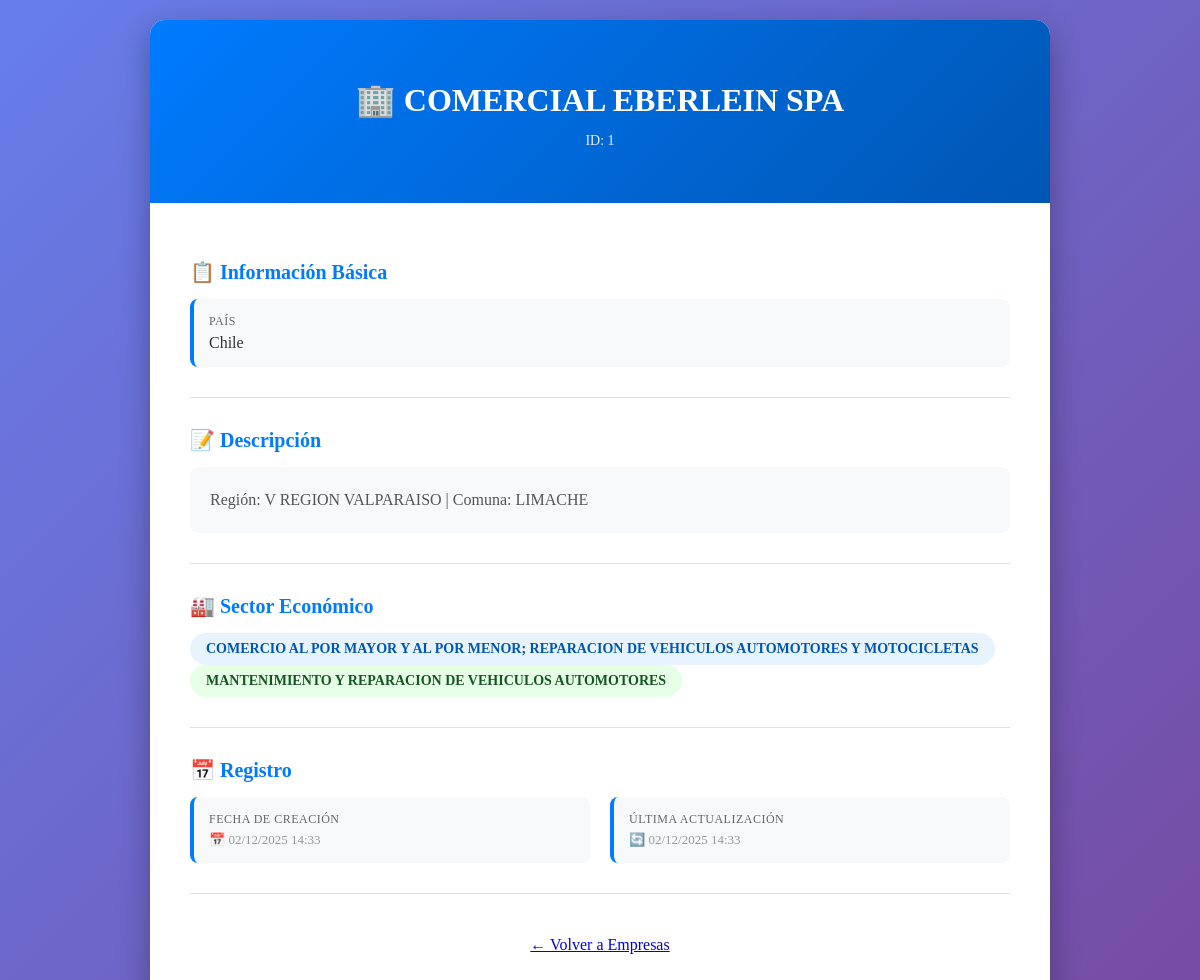
Page /empresa/1/ on the committed database.
### core/models.py (models this page shows, shortened)
class Enterprise(models.Model):
    name = models.CharField(max_length=255)
    description = models.TextField(blank=True, null=True)
    country = models.CharField(max_length=100, default='Chile')
    website = models.URLField(blank=True, null=True)
    industry = models.ForeignKey(Industry, on_delete=models.SET_NULL, null=True, blank=True, related_name='enterprises')
    sub_industry = models.ForeignKey(Sub_industry, on_delete=models.SET_NULL, null=True, blank=True, related_name='enterprises')
    created_at = models.DateTimeField(auto_now_add=True)
    updated_at = models.DateTimeField(auto_now=True)

class Industry(models.Model):
    name = models.CharField(max_length=255, unique=True)
    description = models.TextField(blank=True, null=True)
    created_at = models.DateTimeField(auto_now_add=True)
    updated_at = models.DateTimeField(auto_now=True)
    class Meta:
        verbose_name_plural = "Industries"

class Sub_industry(models.Model):
    industry = models.ForeignKey(Industry, on_delete=models.CASCADE, related_name='sub_industries')
    name = models.CharField(max_length=255)
    description = models.TextField(blank=True, null=True)
    created_at = models.DateTimeField(auto_now_add=True)
    updated_at = models.DateTimeField(auto_now=True)
    class Meta:
        unique_together = ['industry', 'name']
        verbose_name_plural = "Sub Industries"

### core/views.py (the view)
# urls.py: path('empresa/<int:enterprise_id>/', views.enterprise_detail, name='enterprise_detail'),
def enterprise_detail(request, enterprise_id):
    enterprise = get_object_or_404(
        Enterprise.objects.select_related('industry', 'sub_industry'),
        id=enterprise_id
    )
    return render(request, 'core/enterprise_detail.html', {
        'enterprise': enterprise
    })

### core/templates/core/enterprise_detail.html (shortened to what this page needs)
<!DOCTYPE html>
<html lang="es">
<head>
</head>
<body>
    <div class="enterprise-container">
        <div class="enterprise-header">
            <h1>🏢 {{ enterprise.name }}</h1>
            <p class="company-id">ID: {{ enterprise.id }}</p>
        </div>
        <div class="enterprise-content">
            <div class="section">
                <h2 class="section-title">📋 Información Básica</h2>
                <div class="info-grid">
                    <div class="info-item">
                        <div class="info-label">País</div>
                        <div class="info-value">{{ enterprise.country }}</div>
                    </div>
                </div>
            </div>
            {% if enterprise.description %}
            <div class="section">
                <h2 class="section-title">📝 Descripción</h2>
                <div class="description-box">
                    {{ enterprise.description }}
                </div>
            </div>
            {% endif %}
            <div class="section">
                <h2 class="section-title">🏭 Sector Económico</h2>
                <div style="margin-top: 15px;">
                    {% if enterprise.industry %}
                    <span class="badge">{{ enterprise.industry.name }}</span>
                    {% else %}
                    <span class="badge" style="background: #f8d7da; color: #721c24;">Sin industria asignada</span>
                    {% endif %}
                    {% if enterprise.sub_industry %}
                    <span class="badge sub">{{ enterprise.sub_industry.name }}</span>
                    {% endif %}
                </div>
            </div>
            <div class="section">
                <h2 class="section-title">📅 Registro</h2>
                <div class="info-grid">
                    <div class="info-item">
                        <div class="info-label">Fecha de Creación</div>
                        <div class="info-value timestamp">
                            📅 {{ enterprise.created_at|date:"d/m/Y H:i" }}
                        </div>
                    </div>
                    <div class="info-item">
                        <div class="info-label">Última Actualización</div>
                        <div class="info-value timestamp">
                            🔄 {{ enterprise.updated_at|date:"d/m/Y H:i" }}
                        </div>
                    </div>
                </div>
            </div>
            <div style="text-align: center;">
                <a href="/empresas/" class="btn btn-primary" style="display: inline-block; padding: 12px 30px; font-size: 16px;">← Volver a Empresas</a>
            </div>
        </div>
    </div>
</body>
</html>

### core/templates/core/enterprise_detail.html (style rules this page uses)
body { background: linear-gradient(135deg, #667eea 0%, #764ba2 100%); }
.enterprise-container { max-width: 900px; margin: 20px auto; background: white; border-radius: 15px; box-shadow: 0 10px 30px rgba(0,0,0,0.3); overflow: hidden; }
.enterprise-header { background: linear-gradient(135deg, #007bff 0%, #0056b3 100%); color: white; padding: 40px; text-align: center; }
.enterprise-header h1 { font-size: 32px; margin-bottom: 10px; color: white; border: none; }
.company-id { opacity: 0.9; font-size: 14px; }
.enterprise-content { padding: 40px; }
.section { margin-bottom: 30px; padding-bottom: 30px; border-bottom: 1px solid #e0e0e0; }
.section-title { font-size: 20px; color: #007bff; margin-bottom: 15px; display: flex; align-items: center; gap: 10px; }
.info-grid { display: grid; grid-template-columns: repeat(auto-fit, minmax(250px, 1fr)); gap: 20px; }
.info-item { background: #f8f9fa; padding: 15px; border-radius: 8px; border-left: 4px solid #007bff; }
.info-label { font-size: 12px; color: #666; text-transform: uppercase; letter-spacing: 0.5px; margin-bottom: 5px; }
.info-value { font-size: 16px; color: #333; font-weight: 500; }
.description-box { background: #f8f9fa; padding: 20px; border-radius: 8px; line-height: 1.6; color: #555; }
.badge { display: inline-block; background: #e7f3ff; color: #0056b3; padding: 8px 16px; border-radius: 20px; font-size: 14px; font-weight: 600; margin-right: 10px; }
.badge.sub { background: #e7ffe7; color: #155724; }
.timestamp { font-size: 13px; color: #999; display: flex; align-items: center; gap: 5px; }

### rows in the picture
Enterprise: name "COMERCIAL EBERLEIN SPA", id "1", country "Chile", description "Región: V REGION VALPARAISO | Comuna: LIMACHE", industry.name "COMERCIO AL POR MAYOR Y AL POR MENOR; REPARACION DE VEHICULOS AUTOMOTORES Y MOTOCICLETAS", sub_industry.name "MANTENIMIENTO Y REPARACION DE VEHICULOS AUTOMOTORES", created_at "02/12/2025 14:33", updated_at "02/12/2025 14:33"
